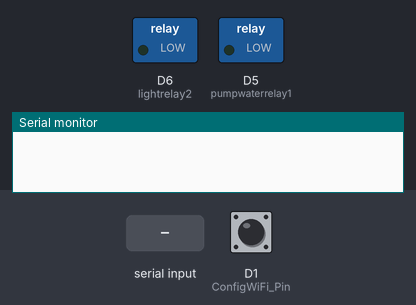
The sketch below on a simulated ESP8266 (NodeMCU). On the bench: switched loads named in the sketch (green lamp = pin HIGH), the last lines printed to the serial monitor. The inputs (shaded band) are chosen by the test bench; at power-on: D1 (ConfigWiFi_Pin) HIGH. WiFi joins after 1.5 s; servers stay silent unless stated; the local clock reads 2024-03-15 10:24:30 at power-on unless the sketch sets it; the Firebase database answers and starts empty.

Above: at 0.1 s.
At 1.6 s:
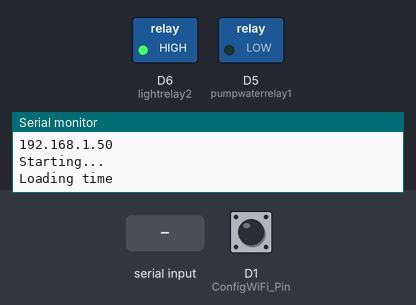
2.8 s: "officett4321\n" received over the second serial link
Timing chart, 0 to 5.8 s (numbered marks = the images above; inputs shaded):
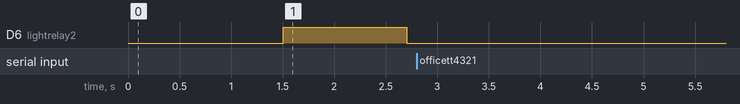

The sketch:

nodemcuserial.ino
```cpp
#include <ArduinoJson.h>
#include <ESP8266WiFi.h>
#include <DNSServer.h>
#include <ESP8266WebServer.h>
#include <WiFiManager.h>
#include <FirebaseArduino.h>
#include <time.h>
#include <SoftwareSerial.h>


SoftwareSerial NodeSerial(D2, D3); // RX | TX
//const char* ssid = "NOOMJUNGLE";
//const char* pass = "0876641405";

//const char* ssid = "NoomJungle";
//const char* pass = "0876641405";

//const char* ssid = ".iApp";
//const char* pass = "innovation";

//const char* ssid = "ICTES_Lab-2G";
//const char* pass = "officett4321";

//const char* ssid = "Not_2.4GHz";
//const char* pass = "0894122322";

const String deviceNumber = "130";

int timezone = 7 * 3600;
int dst = 0;
String Moisture,temp,humid,light,PH;

//define//https://basketofgrow.firebaseio.com
#define FIREBASE_HOST "basketofgrow.firebaseio.com"
#define FIREBASE_KEY "CPZ7GRwCunbmhTPXlXtSAynaJxH9BiRSPduqdGte"
#define pumpwaterrelay1 D5
#define lightrelay2 D6
#define ConfigWiFi_Pin D1
#define ESP_AP_NAME "Basket Of Grow"


void setup() {
  pinMode(ConfigWiFi_Pin,INPUT_PULLUP);
  pinMode(pumpwaterrelay1,OUTPUT);
  pinMode(lightrelay2,OUTPUT);

  Serial.begin(115200);
  NodeSerial.begin(4800);

  WiFiManager wifiManager;
    if(digitalRead(ConfigWiFi_Pin) == LOW) // Press button
  {
    wifiManager.resetSettings(); // go to ip 192.168.4.1 to config
  }

  wifiManager.autoConnect(ESP_AP_NAME);
  while (WiFi.status() != WL_CONNECTED)
  {
     delay(250);
     Serial.print(".");
  }

   Serial.println("WiFi connected");
   Serial.println("IP address: ");
   Serial.println(WiFi.localIP());

   digitalWrite(lightrelay2,HIGH);
   digitalWrite(pumpwaterrelay1,LOW);

  Firebase.begin(FIREBASE_HOST, FIREBASE_KEY);

    Serial.println("Starting...");
      configTime(timezone, dst, "pool.ntp.org", "time.nist.gov");
       Serial.println("\nLoading time");
              while (!time(nullptr)) {
              Serial.print("*");
              delay(1000);
              }


}

void loop() {

      if(NodeSerial.available() > 0){
         int val = NodeSerial.parseInt();
         if(NodeSerial.read() == '\n'){
         String valstr = String(val);
         String temp = valstr.substring(0,2);
         String humid = valstr.substring(2,4);
         String light = valstr.substring(4,5);
         String Moisture = valstr.substring(5,7);
         String PH = valstr.substring(7,11);
         Serial.print("Data Structure : ");
         Serial.print("Temperature : "+temp+"|");
         Serial.print("Humidity : "+humid+"|");
         Serial.print("Light : "+light+"|");
         Serial.print("Moisture : "+Moisture+"|");
         Serial.println("PH : "+PH+"|");
          StaticJsonBuffer<200> jsonBuffer;
          JsonObject& valueObject = jsonBuffer.createObject();
          valueObject["AirTemp"] = temp;
          valueObject["AirHumid"] = humid;
          valueObject["Soilmois"] = Moisture;
          valueObject["PHvalue"] = PH;
          valueObject["Light"] = light;
          Firebase.set("grow/"+ deviceNumber + "/value/", valueObject);
          Serial.println("Put Data To Firebase.......!!");

    delay(10000);
  }
 }

     configTime(timezone, dst, "pool.ntp.org", "time.nist.gov");
     time_t now = time(nullptr);
     struct tm* p_tm = localtime(&now);
     String timenowhour = String(p_tm->tm_hour);

    if(timenowhour == "0" || timenowhour == "1" || timenowhour == "2" || timenowhour == "3" || timenowhour == "4" ||
       timenowhour == "5" || timenowhour == "6" || timenowhour == "7" || timenowhour == "8" || timenowhour == "9")
    {
     timenowhour = "0"+timenowhour;
    }else{
     timenowhour = timenowhour;
      }

    String timenowmin = String(p_tm->tm_min);

    if(timenowmin == "0" || timenowmin == "1" || timenowmin == "2" || timenowmin == "3" || timenowmin == "4" ||
       timenowmin == "5" || timenowmin == "6" || timenowmin == "7" || timenowmin == "8" || timenowmin == "9")
    {
     timenowmin = "0"+timenowmin;
    }else{
     timenowmin = timenowmin;
      }

    String timenowsec = String(p_tm->tm_sec);

    if(timenowsec == "0" || timenowsec == "1" || timenowsec == "2" || timenowsec == "3" || timenowsec == "4" ||
       timenowsec == "5" || timenowsec == "6" || timenowsec == "7" || timenowsec == "8" || timenowsec == "9")
    {
     timenowsec = "0"+timenowsec;
    }else{
     timenowsec = timenowsec;
      }

    String timenow = timenowhour+timenowmin+timenowsec;
    int inttimenow = timenow.toInt();


  String light = Firebase.getString("grow/"+ deviceNumber + "/device/relay220v1");
  String pump = Firebase.getString("grow/"+ deviceNumber + "/device/relay220v2");
  String setmoisture = Firebase.getString("grow/"+ deviceNumber +"/device/setmoisture");
  String switchselect = Firebase.getString("grow/"+ deviceNumber +"/switchselect/");
  String lightfirebasestart = Firebase.getString("grow/"+ deviceNumber +"/device/relay220v1/starttime");
  String lightfirebaseend = Firebase.getString("grow/"+ deviceNumber +"/device/relay220v1/endtime");
  String pumpfirebasestart = Firebase.getString("grow/"+ deviceNumber +"/device/relay220v2/starttime");
  String pumpfirebaseend = Firebase.getString("grow/"+ deviceNumber +"/device/relay220v2/endtime");

   if(switchselect == "manual"){

    Serial.println("Manual-System");

   if(light == "on"){
    digitalWrite(lightrelay2,HIGH);
   }else{
    digitalWrite(lightrelay2,LOW);
    }
   if(pump == "on"){
    digitalWrite(pumpwaterrelay1,HIGH);
    }else{
    digitalWrite(pumpwaterrelay1,LOW);
    }

   }

   else if(switchselect == "time"){

    Serial.println("Time-System");

       if(lightfirebasestart.toInt() <= inttimenow && lightfirebaseend.toInt() >= inttimenow){

        digitalWrite(lightrelay2,HIGH);
        }
      else{
        digitalWrite(lightrelay2,LOW);
        }

      if(pumpfirebasestart.toInt() <= inttimenow && pumpfirebaseend.toInt() >= inttimenow){

        digitalWrite(pumpwaterrelay1,HIGH);
        }
      else{
        digitalWrite(pumpwaterrelay1,LOW);
        }

    }

   else if(switchselect == "auto"){

    Serial.println("Auto-System");

      if(06000 <= inttimenow && 180000 >= inttimenow){

        digitalWrite(lightrelay2,HIGH);
        }
      else{
        digitalWrite(lightrelay2,LOW);
        }

      if(060000 <= inttimenow && 060020 >= inttimenow){

        digitalWrite(pumpwaterrelay1,HIGH);
        }
      else{
        digitalWrite(pumpwaterrelay1,LOW);
        }
   }

  else if(switchselect == "moisture"){

      Serial.println("Moisture-System");
      Serial.println("Moisture : "+Moisture);

      if (setmoisture.toInt() <= Moisture.toInt()){
        digitalWrite(pumpwaterrelay1,HIGH);
        delay(3000);
        digitalWrite(pumpwaterrelay1,LOW);
        delay(60000);
      }else{
        digitalWrite(pumpwaterrelay1,LOW);
           }
      if(06000 <= inttimenow && 210000 >= inttimenow){
        digitalWrite(lightrelay2,HIGH);
      }else{
        digitalWrite(lightrelay2,LOW);
           }

  }else{
    digitalWrite(lightrelay2,LOW);
    digitalWrite(pumpwaterrelay1,LOW);
    }

   delay(1000);
          if (WiFi.status() != WL_CONNECTED)
       {
          digitalWrite(lightrelay2,HIGH);
          digitalWrite(pumpwaterrelay1,LOW);
       }

}
```
